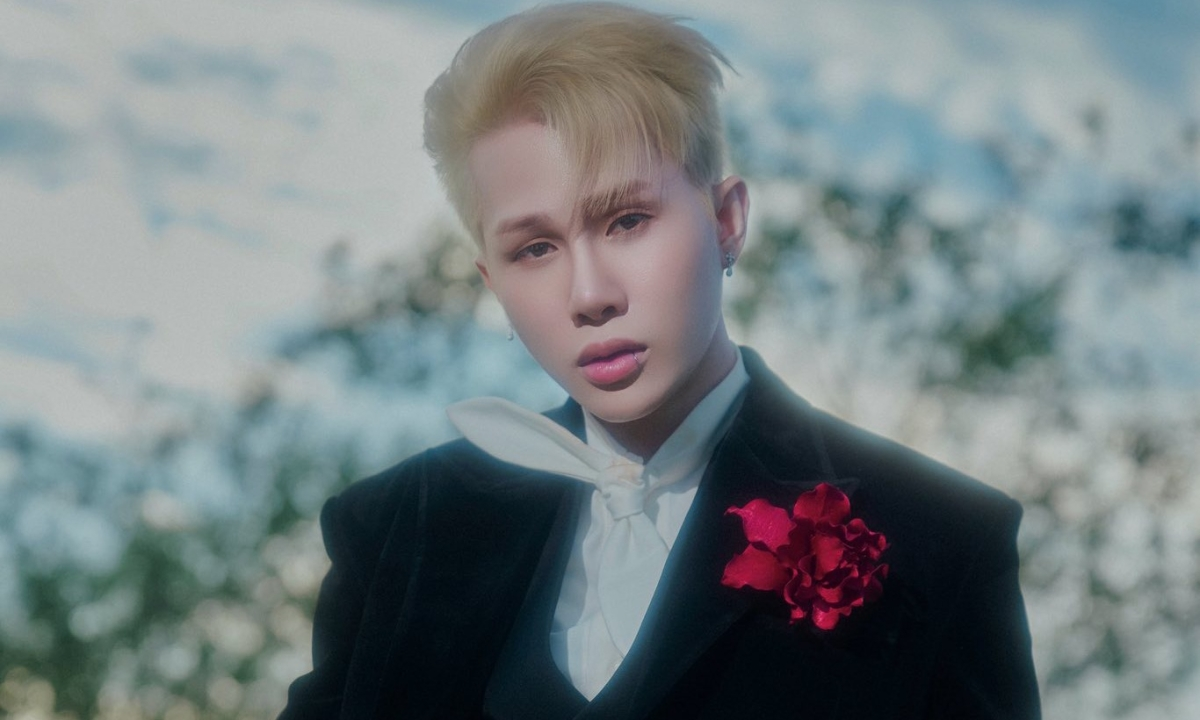
#> input picture image/test_image.jpg, 1200 x 720 px
$ python test.py
#> lines starting #> are read from the running program, lines starting #| are printed output that depends on the picture
import cv2

# Đọc ảnh
img = cv2.imread("image/test_image.jpg")
#> img is the input picture: shape (720, 1200, 3); mean B, G, R 130.1, 127.9, 117.6

# Kiểm tra ảnh có load được không
if img is None:
    print("❌ Không thể đọc ảnh. Kiểm tra lại đường dẫn.")
    exit()

# Hiển thị thông tin cơ bản
print(f"📏 Kích thước ảnh: {img.shape[1]}x{img.shape[0]} pixel")
#| 📏 Kích thước ảnh: 1200x720 pixel

# Chuyển sang ảnh xám
gray = cv2.cvtColor(img, cv2.COLOR_BGR2GRAY)
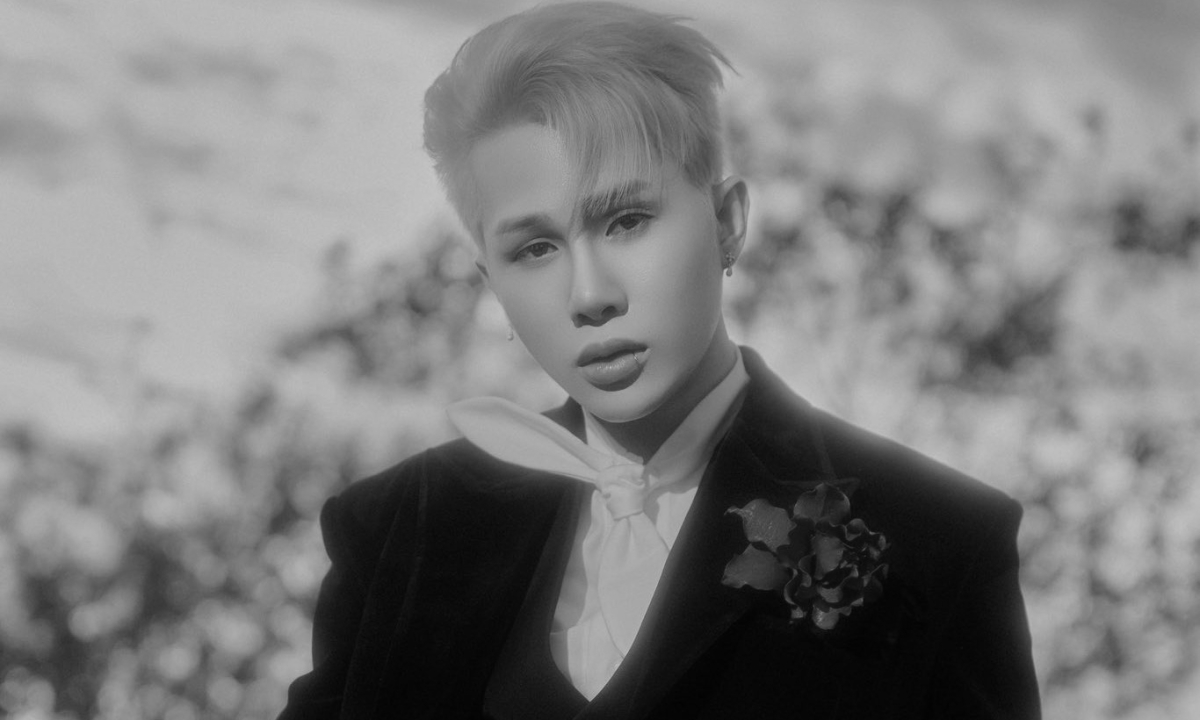
#> gray: shape (720, 1200); min 1, max 197, mean 125.1

# Hiển thị ảnh gốc và ảnh xám
cv2.imshow("Original", img)
cv2.imshow("Gray", gray)

# Chờ phím bất kỳ để thoát
cv2.waitKey(0)
cv2.destroyAllWindows()
